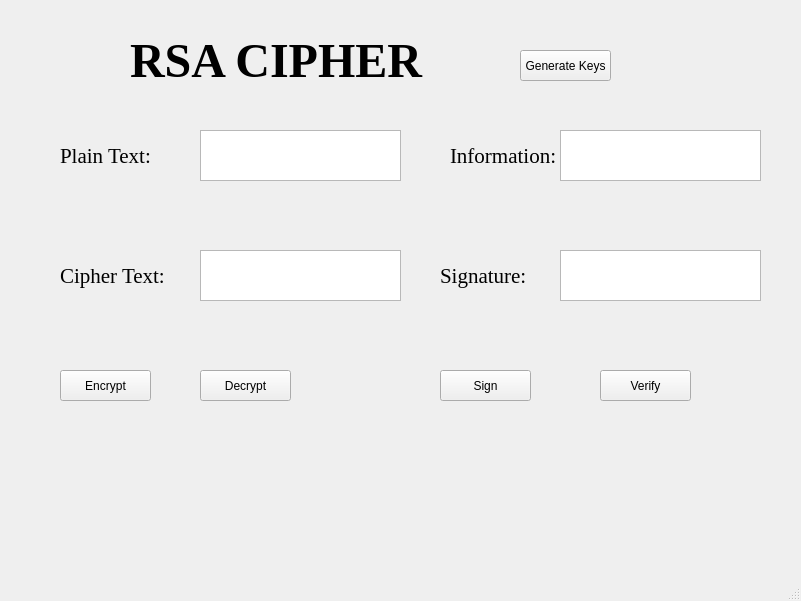
<?xml version="1.0" encoding="UTF-8"?>
<ui version="4.0">
 <class>RSACipher</class>
 <widget class="QMainWindow" name="RSACipher">
  <property name="geometry">
   <rect>
    <x>0</x>
    <y>0</y>
    <width>801</width>
    <height>601</height>
   </rect>
  </property>
  <property name="windowTitle">
   <string>RSACipher</string>
  </property>
  <widget class="QWidget" name="centralwidget">
   <widget class="QLabel" name="label">
    <property name="geometry">
     <rect>
      <x>130</x>
      <y>10</y>
      <width>321</width>
      <height>101</height>
     </rect>
    </property>
    <property name="font">
     <font>
      <family>Times New Roman</family>
      <pointsize>36</pointsize>
      <weight>75</weight>
      <bold>true</bold>
     </font>
    </property>
    <property name="text">
     <string>RSA CIPHER</string>
    </property>
   </widget>
   <widget class="QLabel" name="label_2">
    <property name="geometry">
     <rect>
      <x>60</x>
      <y>140</y>
      <width>121</width>
      <height>31</height>
     </rect>
    </property>
    <property name="font">
     <font>
      <family>Times New Roman</family>
      <pointsize>16</pointsize>
     </font>
    </property>
    <property name="text">
     <string>Plain Text:</string>
    </property>
   </widget>
   <widget class="QLabel" name="label_3">
    <property name="geometry">
     <rect>
      <x>60</x>
      <y>260</y>
      <width>121</width>
      <height>31</height>
     </rect>
    </property>
    <property name="font">
     <font>
      <family>Times New Roman</family>
      <pointsize>16</pointsize>
     </font>
    </property>
    <property name="text">
     <string>Cipher Text:</string>
    </property>
   </widget>
   <widget class="QLabel" name="label_4">
    <property name="geometry">
     <rect>
      <x>450</x>
      <y>140</y>
      <width>121</width>
      <height>31</height>
     </rect>
    </property>
    <property name="font">
     <font>
      <family>Times New Roman</family>
      <pointsize>16</pointsize>
     </font>
    </property>
    <property name="text">
     <string>Information:</string>
    </property>
   </widget>
   <widget class="QLabel" name="label_5">
    <property name="geometry">
     <rect>
      <x>440</x>
      <y>260</y>
      <width>121</width>
      <height>31</height>
     </rect>
    </property>
    <property name="font">
     <font>
      <family>Times New Roman</family>
      <pointsize>16</pointsize>
     </font>
    </property>
    <property name="text">
     <string>Signature:</string>
    </property>
   </widget>
   <widget class="QPushButton" name="btn_GenerateKey">
    <property name="geometry">
     <rect>
      <x>520</x>
      <y>50</y>
      <width>91</width>
      <height>31</height>
     </rect>
    </property>
    <property name="text">
     <string>Generate Keys</string>
    </property>
   </widget>
   <widget class="QPushButton" name="btn_Encrypt">
    <property name="geometry">
     <rect>
      <x>60</x>
      <y>370</y>
      <width>91</width>
      <height>31</height>
     </rect>
    </property>
    <property name="text">
     <string>Encrypt</string>
    </property>
   </widget>
   <widget class="QPushButton" name="btn_Decrypt">
    <property name="geometry">
     <rect>
      <x>200</x>
      <y>370</y>
      <width>91</width>
      <height>31</height>
     </rect>
    </property>
    <property name="text">
     <string>Decrypt</string>
    </property>
   </widget>
   <widget class="QPushButton" name="btn_Sign">
    <property name="geometry">
     <rect>
      <x>440</x>
      <y>370</y>
      <width>91</width>
      <height>31</height>
     </rect>
    </property>
    <property name="text">
     <string>Sign</string>
    </property>
   </widget>
   <widget class="QPushButton" name="btn_Verify">
    <property name="geometry">
     <rect>
      <x>600</x>
      <y>370</y>
      <width>91</width>
      <height>31</height>
     </rect>
    </property>
    <property name="text">
     <string>Verify</string>
    </property>
   </widget>
   <widget class="QTextEdit" name="txt_PlainText">
    <property name="geometry">
     <rect>
      <x>200</x>
      <y>130</y>
      <width>201</width>
      <height>51</height>
     </rect>
    </property>
   </widget>
   <widget class="QTextEdit" name="txt_CipherText">
    <property name="geometry">
     <rect>
      <x>200</x>
      <y>250</y>
      <width>201</width>
      <height>51</height>
     </rect>
    </property>
   </widget>
   <widget class="QTextEdit" name="txt_Informatin">
    <property name="geometry">
     <rect>
      <x>560</x>
      <y>130</y>
      <width>201</width>
      <height>51</height>
     </rect>
    </property>
   </widget>
   <widget class="QTextEdit" name="txt_Signature">
    <property name="geometry">
     <rect>
      <x>560</x>
      <y>250</y>
      <width>201</width>
      <height>51</height>
     </rect>
    </property>
   </widget>
  </widget>
  <widget class="QMenuBar" name="menubar">
   <property name="geometry">
    <rect>
     <x>0</x>
     <y>0</y>
     <width>801</width>
     <height>21</height>
    </rect>
   </property>
  </widget>
  <widget class="QStatusBar" name="statusbar"/>
 </widget>
 <resources/>
 <connections/>
</ui>
